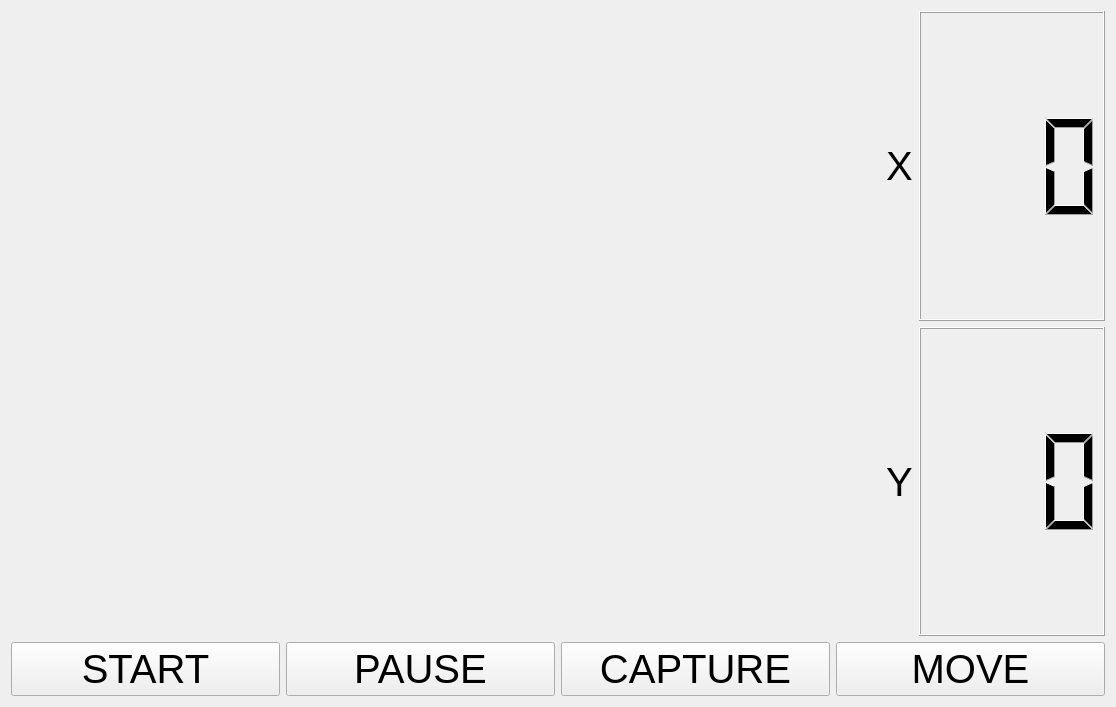
<?xml version="1.0" encoding="UTF-8"?>
<ui version="4.0">
 <class>Tab1_Camera_view</class>
 <widget class="QWidget" name="Tab1_Camera_view">
  <property name="geometry">
   <rect>
    <x>0</x>
    <y>0</y>
    <width>1116</width>
    <height>707</height>
   </rect>
  </property>
  <property name="windowTitle">
   <string>Form</string>
  </property>
  <layout class="QVBoxLayout" name="verticalLayout_3" stretch="9,1">
   <item>
    <layout class="QHBoxLayout" name="horizontalLayout" stretch="8,2">
     <item>
      <layout class="QVBoxLayout" name="pVL_Cam"/>
     </item>
     <item>
      <layout class="QVBoxLayout" name="verticalLayout_2" stretch="2,2">
       <item>
        <layout class="QHBoxLayout" name="horizontalLayout_2" stretch="1,8">
         <item>
          <widget class="QLabel" name="label">
           <property name="font">
            <font>
             <pointsize>30</pointsize>
            </font>
           </property>
           <property name="text">
            <string>X</string>
           </property>
          </widget>
         </item>
         <item>
          <widget class="QLCDNumber" name="pLN_Xpos">
           <property name="font">
            <font>
             <pointsize>40</pointsize>
            </font>
           </property>
           <property name="digitCount">
            <number>3</number>
           </property>
          </widget>
         </item>
        </layout>
       </item>
       <item>
        <layout class="QHBoxLayout" name="horizontalLayout_3" stretch="1,8">
         <item>
          <widget class="QLabel" name="label_2">
           <property name="font">
            <font>
             <pointsize>30</pointsize>
            </font>
           </property>
           <property name="text">
            <string>Y</string>
           </property>
          </widget>
         </item>
         <item>
          <widget class="QLCDNumber" name="pLN_Ypos">
           <property name="font">
            <font>
             <pointsize>40</pointsize>
            </font>
           </property>
           <property name="digitCount">
            <number>3</number>
           </property>
          </widget>
         </item>
        </layout>
       </item>
      </layout>
     </item>
    </layout>
   </item>
   <item>
    <layout class="QHBoxLayout" name="horizontalLayout_4">
     <item>
      <widget class="QPushButton" name="pPB_START">
       <property name="font">
        <font>
         <pointsize>30</pointsize>
        </font>
       </property>
       <property name="text">
        <string>START</string>
       </property>
      </widget>
     </item>
     <item>
      <widget class="QPushButton" name="pPB_PAUSE">
       <property name="font">
        <font>
         <pointsize>30</pointsize>
        </font>
       </property>
       <property name="text">
        <string>PAUSE</string>
       </property>
      </widget>
     </item>
     <item>
      <widget class="QPushButton" name="pPB_CAPTURE">
       <property name="font">
        <font>
         <pointsize>30</pointsize>
        </font>
       </property>
       <property name="text">
        <string>CAPTURE</string>
       </property>
      </widget>
     </item>
     <item>
      <widget class="QPushButton" name="pPB_ETC">
       <property name="font">
        <font>
         <pointsize>30</pointsize>
        </font>
       </property>
       <property name="text">
        <string>MOVE</string>
       </property>
      </widget>
     </item>
    </layout>
   </item>
  </layout>
 </widget>
 <resources/>
 <connections/>
</ui>
